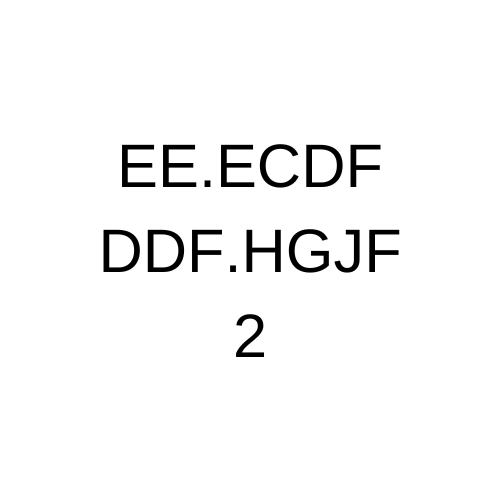
#> input picture niveau_image_algo/MOTDEPASSE.png, 500 x 500 px
$ python script.py
#> lines starting #> are read from the running program, lines starting #| are printed output that depends on the picture
from PIL import Image
import random

#SCRIPT

input_path = "MOTDEPASSE.png"
output_path = "image_modifiee.png"
img = Image.open(input_path).convert("L")
width, height = img.size
#> width = 500; height = 500

output_img = Image.new("RGBA", (width, height))
#> output_img: PIL image 500x500 RGBA; every value is 0

for x in range(width):
    for y in range(height):
        # Obtenir la valeur du pixel (0 pour noir, 255 pour blanc)
        pixel = img.getpixel((x, y))

        # Générer une couleur aléatoire (R, G, B)
        color = (random.randint(0, 255), random.randint(0, 255), random.randint(0, 255))

        # Définir l'opacité : 49% pour blanc, 51% pour noir
        if pixel > 127:  # Considéré comme blanc
            alpha = int(0.49 * 255)
        else:  # Considéré comme noir
            alpha = int(0.51 * 255)

        # Appliquer le nouveau pixel à l'image de sortie
        output_img.putpixel((x, y), (*color, alpha))
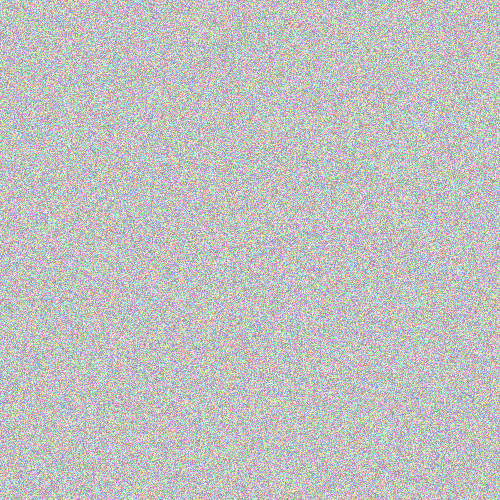
#> output_img: PIL image 500x500 RGBA; mean R, G, B, A 127.5, 127.3, 127.5, 124.2; transparent parts drawn white

# Sauvegarder l'image modifiée
output_img.save(output_path)
print("Image transformée et sauvegardée !")
